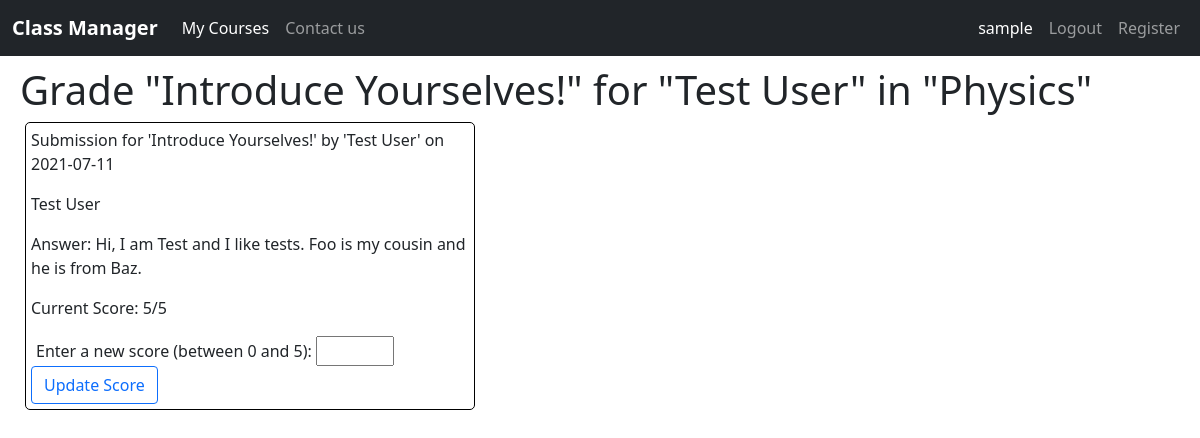
The page /grade/submission/2 (signed in) on the database its author committed.
### classmanager/models.py (models this page shows, shortened)
class User(AbstractUser):
    is_student = models.BooleanField(default=False)
    is_instructor = models.BooleanField(default=False)
    def __str__(self):
        return self.get_full_name()

class Submission(models.Model):
    assignment = models.ForeignKey(Assignment, on_delete=models.CASCADE)
    student = models.ForeignKey(Student, on_delete=models.CASCADE)
    score = models.PositiveIntegerField(default=0)
    text = models.TextField(max_length=1000)
    date_submitted = models.DateField(auto_now_add=True)
    def __str__(self):
        return f"Submission for '{self.assignment.title}' by '{self.student.get_name()}' on {self.date_submitted}"

class Assignment(models.Model):
    title = models.TextField(max_length=255, blank=False)
    course = models.ForeignKey(Course, on_delete=models.CASCADE)
    file_url = models.URLField(blank=True, max_length=200)
    description = models.TextField(max_length=1000, blank=True)
    date_created = models.DateField(auto_now_add=True)
    due_date = models.DateField(blank=False, default=date.today() + timedelta(days=3))
    points = models.PositiveIntegerField(default=1)

class Student(models.Model):
    user = models.OneToOneField(User, primary_key=True, on_delete=models.CASCADE)
    date_of_birth = models.DateField(default=date.today)
    MAJORS = [
        ("Math", "Math"), ("English", "English"),
        ("Science", "Science"), ("Technology", "Technology"),
        ("Law", "Law"), ("Art", "Art"),
        ("Business", "Business"), ("Health", "Health")
    ]
    STANDINGS = [
        ("FR", "Freshman"),
        ("SM", "Sophomore"),
        ("JR", "Junior"),
        ("SR", "Senior"),
        ("GR", "Graduate")
    ]
    major = models.CharField(max_length=20, choices=MAJORS, default="Undecided")
    standing = models.CharField(max_length=20, choices=STANDINGS, default="FR")
    credits = models.PositiveIntegerField(default=0)
    def get_name(self):
        return str(self.user)

class Course(models.Model):
    instructor = models.ForeignKey(Instructor, on_delete=models.CASCADE)
    name = models.CharField(max_length=255, blank=False, default=None)
    is_active = models.BooleanField(default=True)
    date_created = models.DateTimeField(auto_now_add=True)
    DEPARTMENTS = [
        ("Math", "Math"), ("English", "English"),
        ("Science", "Science"), ("Technology", "Technology"),
        ("Law", "Law"), ("Art", "Art"),
        ("Business", "Business"), ("Health", "Health")
    ]
    department = models.CharField(max_length=20, choices=DEPARTMENTS, default="Other")
    description = models.TextField(max_length=1000, default=None, blank=True)
    credits = models.PositiveIntegerField(default=2)
    length = models.PositiveIntegerField(default=10)

### classmanager/views.py (the view)
# urls.py: path("grade/submission/<int:submission_id>", views.grade_submission, name="grade-submission"),
@login_required
def grade_submission(request, submission_id):
    context = {}
    try:
        submission = Submission.objects.get(pk=submission_id)
        course = Course.objects.get(pk=submission.assignment.course.id)
    except Submission.DoesNotExist:
        context["failure_message"] = "The Submission you are trying to grade for does not exist"
        return render(request, "classmanager/failure.html", context)
    if not instructor_check(request, course.id, "grade a submission", context):
        return render(request, "classmanager/failure.html", context)
    context["submission"] = submission
    context["course"] = course
    if request.method == "POST":
        score = request.POST["score"]
        submission.score = score
        submission.save()
        context["success_message"] = "Score updated successfully!"
    return render(request, "classmanager/grade_submission.html", context)

### classmanager/views.py (called while the page is built)
def instructor_check(request, course_id, action, context):
    try:
        course = Course.objects.get(pk=course_id)
    except Course.DoesNotExist:
        context["failure_message"] = "The course you are searching for does not exist"
        return False
    else:
        if not request.user.is_instructor:
            context["failure_message"] = f"Sorry, you don't have the permission to {action} in this course."
            return False
        else:
            course_instructor = course.instructor
            instructor = Instructor.objects.get(pk=request.user)
            if course_instructor != instructor:
                context["failure_message"] = f"Sorry, you don't have the permission to {action} in this " \
                                             "course. "
                return False
        return True

### classmanager/templates/classmanager/grade_submission.html (shortened to what this page needs)
{% extends "classmanager/layout.html" %}
{% block body %}
<h1>Grade "{{submission.assignment.title}}" for "{{submission.student.user}}" in "{{course.name}}" </h1>
<div class="course-section">
  <p>{{submission}}</p>
  <p>{{submission.student.user}}</p>
  <p>Answer: {{submission.text}}</p>
  <p>Current Score: {{submission.score}}/{{submission.assignment.points}}</p>
  <form class="button-form" action="{% url 'grade-submission' submission_id=submission.id %}" method="POST">
    <label for="score">Enter a new score (between 0 and {{submission.assignment.points}}):</label>
    <input type="number" id="score" name="score" default="{{submission.score}}" min="1"
      max="{{submission.assignment.points}}"><br>
    <input class="btn btn-outline-primary" type="submit" value="Update Score" />
  </form>
</div>
{% endblock body %}

### classmanager/templates/classmanager/layout.html (shortened to what this page needs)
{% load static %}
<!DOCTYPE html>
<html lang="en">
<head>
    <link rel="stylesheet" href="{% static 'classmanager/styles.css' %}">
    <link href="https://cdn.jsdelivr.net/npm/bootstrap@5.0.2/dist/css/bootstrap.min.css" rel="stylesheet"
>
</head>
<body>
    <nav class="navbar navbar-expand-lg navbar-dark bg-dark">
        <div class="container-fluid">
            <a class="navbar-brand" href="{% url 'index' %}"><b>Class Manager</b></a>
            <div class="collapse navbar-collapse justify-content-between" id="navbarNavAltMarkup">
                <div class="navbar-nav">
                    {% block left-nav %}
                    {% if user.is_instructor %}
                    <a class="nav-link active" aria-current="page" href="{% url 'view-created-courses' %}">My Courses</a>
                    {% endif %}
                    {% endblock left-nav %}
                    <a class="nav-link" href="{% url 'contact_us' %}">Contact us</a>
                </div>
            </div>
            <div class="collapse navbar-collapse justify-content-end" id="navbarNavAltMarkup">
                <div class="navbar-nav">
                    {% if user.is_authenticated %}
                    <a class="nav-link active" aria-current="page"
                        href="{% url 'view-my-profile' %}">{{user.username}}</a>
                    <a class="nav-link" href="{% url 'logout' %}">Logout</a>
                    {% else %}
                    <a class="nav-link" href="{% url 'login' %}">Login</a>
                    {% endif %}
                    {% block right-nav %}
                    <a class="nav-link" href="{% url 'register' %}">Register</a>
                    {% endblock right-nav %}
                </div>
            </div>
        </div>
    </nav>
    <div class="main-container">
        {% block body%}
        {% endblock body%}
    </div>
</body>
</html>

### classmanager/static/classmanager/styles.css (style rules this page uses)
.main-container { margin: 10px 20px 10px 20px; }
form { max-width: 600px; }
.button-form { margin: auto; padding: 5px; display: inline; }
.course-section { border-radius: 5px; border: 1px solid black; padding: 5px; max-width: 450px; margin: 5px; }

### rows shown on the page
User: username "sample"
Submission: assignment "Introduce Yourselves!", student.user "Test User", assignment+student+date_submitted "Submission for 'Introduce Yourselves!' by 'Test User' on 2021-07-11", text "Hi, I am Test and I like tests. Foo is my cousin and he is from Baz.", score "5", assignment.points "5"
Course: name "Physics"
